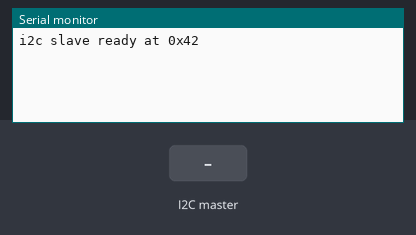
A sketch run on a simulated ESP32. Parts: the last lines printed to the serial monitor. The test bench sets the inputs (shaded band).

Above: at 1.2 s.
1.3 s: the I2C master sends the byte 1
At 2.5 s:
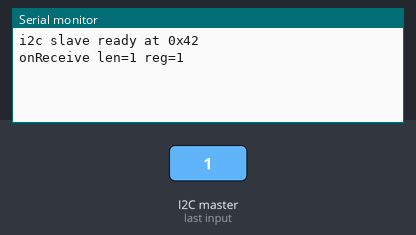
2.8 s: the I2C master sends the byte 0
At 3.8 s:
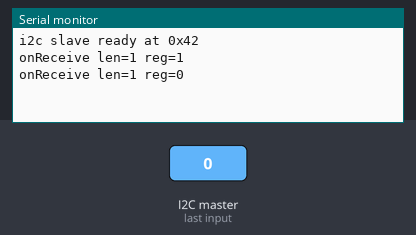

Measured:
- after the input at 1.3 s, the serial monitor: prints a new line after 0.05 s (image 1)
- after the input at 2.8 s, the serial monitor: prints a new line after 0.05 s (image 2)

The sketch:

i2c_slave.ino
```cpp
// I2C register-file slave, ESP32/Arduino style (Wire slave callbacks + Serial.printf).
#include <Wire.h>

#define I2C_DEV_ADDR 0x42

uint8_t regs[8] = {0x10, 0x21, 0x32, 0x43, 0x54, 0x65, 0x76, 0x87};
volatile uint8_t regPtr = 0;
uint32_t requests = 0;

void onReceive(int len) {
  regPtr = Wire.read();                       // first byte selects the register
  Serial.printf("onReceive len=%d reg=%u\n", len, regPtr);
  while (Wire.available()) {                  // further bytes are written to the file
    regs[regPtr & 7] = Wire.read();
    Serial.printf("  write regs[%u]=0x%02X\n", regPtr & 7, regs[regPtr & 7]);
    regPtr++;
  }
}

void onRequest() {
  requests++;
  Serial.printf("onRequest reg=%u (#%lu)\n", regPtr, (unsigned long)requests);
  Wire.write(&regs[regPtr & 7], 4);           // hand back 4 registers from the pointer
}

void setup() {
  Serial.begin(115200);
  Wire.onReceive(onReceive);
  Wire.onRequest(onRequest);
  Wire.begin((uint8_t)I2C_DEV_ADDR);
  Serial.println("i2c slave ready at 0x42");
}

void loop() {
  delay(10);
}
```
